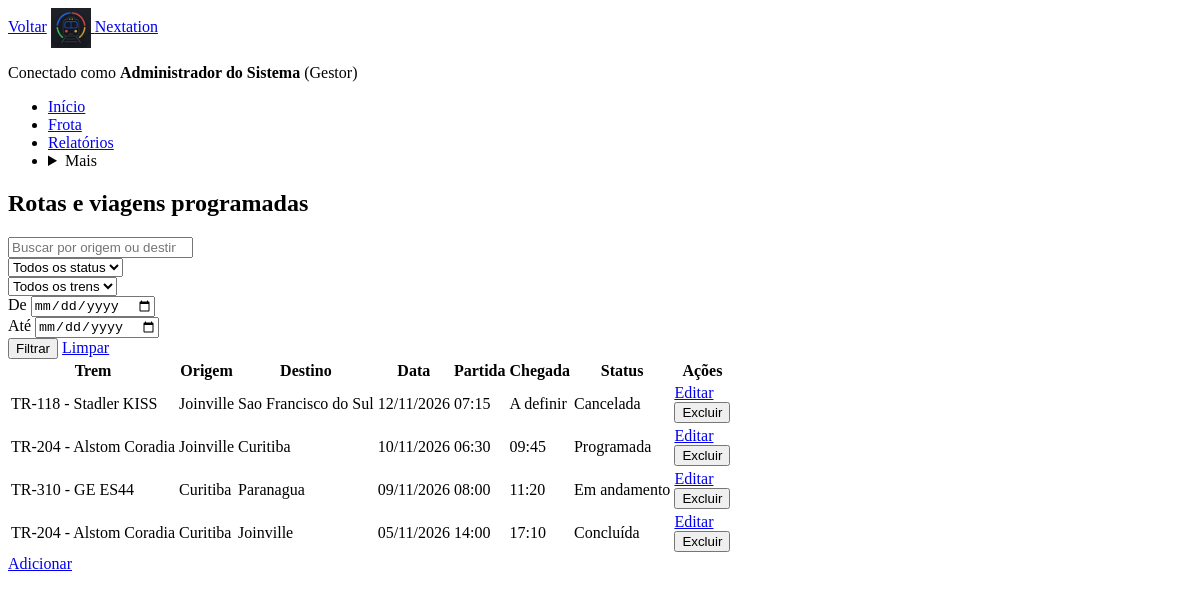
Screenshot of /rotas.php (signed in) with the database file from the repository.
### tables this page shows
CREATE TABLE rotas (
    id_rota INT NOT NULL AUTO_INCREMENT,
    id_trem INT NOT NULL,
    origem VARCHAR(80) NOT NULL,
    destino VARCHAR(80) NOT NULL,
    data_viagem DATE NOT NULL,
    hora_partida TIME NOT NULL,
    hora_chegada TIME,
    status ENUM('programada','em_andamento','concluida','cancelada') NOT NULL DEFAULT 'programada',
    PRIMARY KEY (id_rota),
    CONSTRAINT fk_rotas_trens FOREIGN KEY (id_trem) REFERENCES trens (id_trem) ON DELETE RESTRICT
);

CREATE TABLE trens (
    id_trem INT NOT NULL AUTO_INCREMENT,
    prefixo VARCHAR(10) NOT NULL,
    modelo VARCHAR(60) NOT NULL,
    ano INT NOT NULL,
    status ENUM('em_operacao','manutencao','inativo') NOT NULL DEFAULT 'em_operacao',
    capacidade DECIMAL(8,2) NOT NULL,
    ultima_inspecao DATE NULL,
    PRIMARY KEY (id_trem),
    UNIQUE KEY uq_trens_prefixo (prefixo)
);

### includes/funcoes.php (called while the page is built, shortened)
<?php
function e($texto)
{
    return htmlspecialchars((string)$texto, ENT_QUOTES, 'UTF-8');
}
function statusRotas()
{
    return [
        'programada'   => 'Programada',
        'em_andamento' => 'Em andamento',
        'concluida'    => 'Concluída',
        'cancelada'    => 'Cancelada',
    ];
}
function filtrosRotasQuery($origem)
{
    $permitidos = ['status', 'id_trem', 'data_inicio', 'data_fim', 'busca'];
    $limpo = [];
    return http_build_query($limpo);
}

### includes/permissao.php (called while the page is built, shortened)
<?php
function temPapel($papeis_permitidos)
{
    return isset($_SESSION['usuario_papel'])
        && in_array($_SESSION['usuario_papel'], $papeis_permitidos, true);
}

### rotas.php (the view, shortened to what this page needs)
<?php
require __DIR__ . '/includes/permissao.php';
require __DIR__ . '/config/conexao.php';
require __DIR__ . '/includes/funcoes.php';
$eh_admin = temPapel(['administrador']);
$data_inicio = $_GET['data_inicio'] ?? '';
$data_fim    = $_GET['data_fim'] ?? '';
$busca       = trim($_GET['busca'] ?? '');
$sql = 'SELECT rotas.*, trens.prefixo, trens.modelo
        FROM rotas
        INNER JOIN trens ON trens.id_trem = rotas.id_trem';
$sql .= ' ORDER BY rotas.data_viagem DESC, rotas.hora_partida';
$stmt = $conexao->prepare($sql);
$stmt->execute();
$resultado = $stmt->get_result();
$qs = filtrosRotasQuery($_GET);
require __DIR__ . '/includes/cabecalho.php';
?>
<section class="pagina-cabecalho">
    <h1 class="titulo-pagina">Rotas e viagens programadas</h1>
</section>
<form class="filtros" method="GET" action="rotas.php" role="search">
    <div class="campo campo-busca">
        <input class="campo-entrada" type="search" id="busca" name="busca" placeholder="Buscar por origem ou destino..." value="<?= e($busca) ?>">
    </div>
    <div class="campo">
        <select class="campo-entrada" id="status" name="status">
            <option value="">Todos os status</option>
        </select>
    </div>
    <div class="campo">
        <select class="campo-entrada" id="id_trem" name="id_trem">
            <option value="0">Todos os trens</option>
        </select>
    </div>
    <div class="campo">
        <label class="campo-rotulo" for="data_inicio">De</label>
        <input class="campo-entrada" type="date" id="data_inicio" name="data_inicio" value="<?= e($data_inicio) ?>">
    </div>
    <div class="campo">
        <label class="campo-rotulo" for="data_fim">Até</label>
        <input class="campo-entrada" type="date" id="data_fim" name="data_fim" value="<?= e($data_fim) ?>">
    </div>
    <div class="filtros-acoes">
        <button class="botao botao-secundario" type="submit">Filtrar</button>
        <a class="botao-link" href="rotas.php">Limpar</a>
    </div>
</form>
<?php if ($resultado->num_rows === 0): ?>
    <p class="estado-vazio">Nenhuma rota encontrada<?= $qs !== '' ? ' para os filtros selecionados' : '' ?>.</p>
<?php else: ?>
<table class="tabela tabela-cartoes tabela-rotas">
    <thead>
        <tr>
            <th scope="col">Trem</th><th scope="col">Origem</th><th scope="col">Destino</th><th scope="col">Data</th>
            <th scope="col">Partida</th><th scope="col">Chegada</th><th scope="col">Status</th><?php if ($eh_admin): ?><th scope="col">Ações</th><?php endif; ?>
        </tr>
    </thead>
    <tbody>
    <?php while ($r = $resultado->fetch_assoc()): ?>
        <tr class="linha">
            <td class="celula-principal" data-label="Trem"><?= e($r['prefixo']) ?> - <?= e($r['modelo']) ?></td>
            <td data-label="Origem"><?= e($r['origem']) ?></td>
            <td data-label="Destino"><?= e($r['destino']) ?></td>
            <td data-label="Data"><?= e(date('d/m/Y', strtotime($r['data_viagem']))) ?></td>
            <td data-label="Partida"><?= e(substr($r['hora_partida'], 0, 5)) ?></td>
            <td data-label="Chegada"><?= $r['hora_chegada'] ? e(substr($r['hora_chegada'], 0, 5)) : 'A definir' ?></td>
            <td data-label="Status"><span class="selo selo-rota-<?= e($r['status']) ?>"><?= e(statusRotas()[$r['status']] ?? $r['status']) ?></span></td>
            <?php if ($eh_admin): ?>
            <td class="celula-acoes" data-label="Ações">
                <a class="botao botao-editar" href="rotas_form.php?id_rota=<?= (int)$r['id_rota'] ?><?= $qs !== '' ? '&amp;volta=' . urlencode($qs) : '' ?>">Editar</a>
                <form class="form-linha" method="POST" action="rotas.php" onsubmit="return confirm('Confirma a exclusão?');">
                    <button class="botao botao-perigo" type="submit">Excluir</button>
                </form>
            </td>
            <?php endif; ?>
        </tr>
    <?php endwhile; ?>
    </tbody>
</table>
<?php endif; $stmt->close(); ?>
<?php if ($eh_admin): ?>
<div class="acoes-pagina">
    <a class="botao botao-primario botao-largo" href="rotas_form.php<?= $qs !== '' ? '?volta=' . urlencode($qs) : '' ?>">Adicionar</a>
</div>
<?php endif; ?>
<?php require __DIR__ . '/includes/rodape.php'; ?>

### rows the page displays
rotas: id_trem.prefixo "TR-118", id_trem.modelo "Stadler KISS", origem "Joinville", destino "Sao Francisco do Sul", data_viagem "12/11/2026", hora_partida "07:15", shows "A definir", status "Cancelada"
rotas: id_trem.prefixo "TR-204", id_trem.modelo "Alstom Coradia", origem "Joinville", destino "Curitiba", data_viagem "10/11/2026", hora_partida "06:30", hora_chegada "09:45", status "Programada"
rotas: id_trem.prefixo "TR-310", id_trem.modelo "GE ES44", origem "Curitiba", destino "Paranagua", data_viagem "09/11/2026", hora_partida "08:00", hora_chegada "11:20", status "Em andamento"
rotas: id_trem.prefixo "TR-204", id_trem.modelo "Alstom Coradia", origem "Curitiba", destino "Joinville", data_viagem "05/11/2026", hora_partida "14:00", hora_chegada "17:10", status "Concluída"

### other values shown
$_SESSION['usuario_nome'] "Administrador do Sistema"
rotuloPapel($_SESSION['usuario_papel']) "Gestor"
